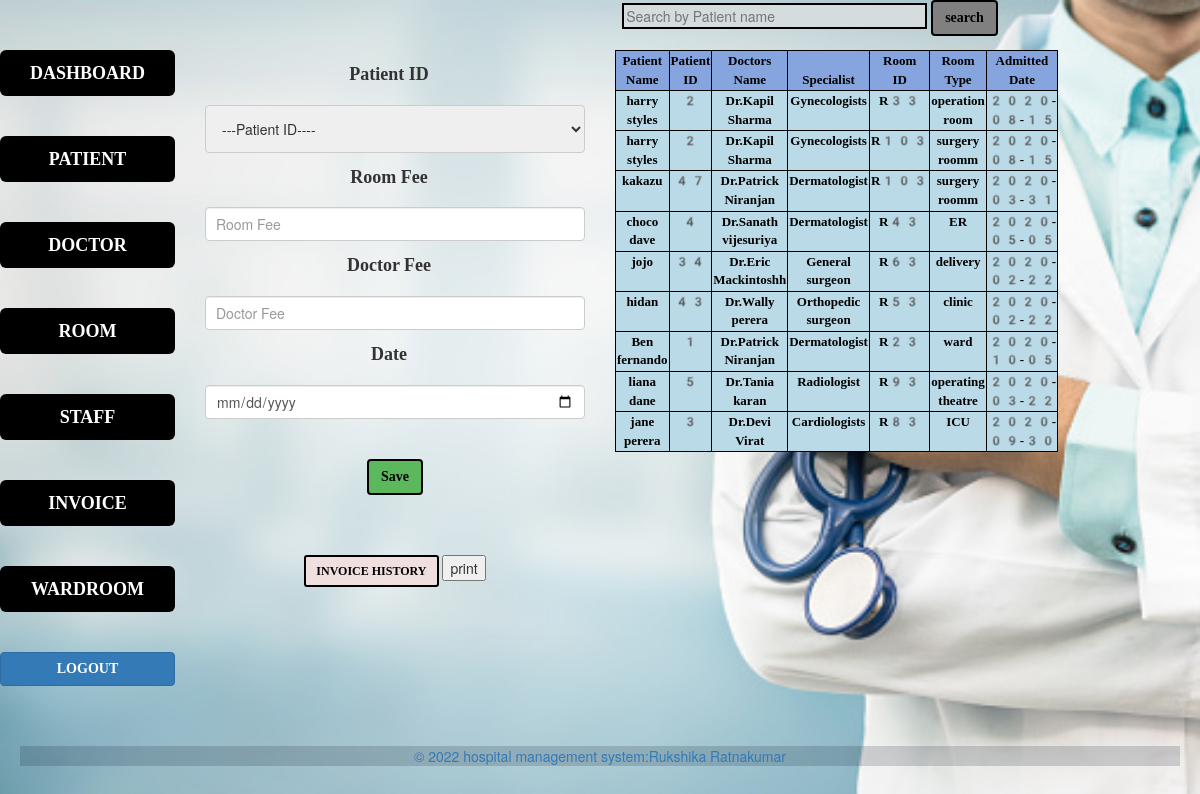
/rukshika/invoice.php, run on the app's committed database.
### tables this page shows
CREATE TABLE `patient` (
  `patient_id` int(50) NOT NULL,
  `patient_name` varchar(50) NOT NULL,
  `gender` varchar(50) NOT NULL,
  `age` int(50) NOT NULL,
  `address` varchar(50) NOT NULL,
  `phone_no` int(50) NOT NULL,
  `doctor_id` int(50) NOT NULL,
  `admitted_date` date NOT NULL,
  `blood_group` varchar(50) NOT NULL,
  `weight` varchar(50) NOT NULL,
  `alergies` varchar(50) NOT NULL,
  `family_history` varchar(50) NOT NULL,
  `surgeries` varchar(50) NOT NULL,
  `medication` varchar(50) NOT NULL,
  `wardroom_id` varchar(50) NOT NULL,
  `p_status` varchar(50) NOT NULL
);

CREATE TABLE `doctor` (
  `doctor_id` int(50) NOT NULL,
  `doctor_name` varchar(50) NOT NULL,
  `specialist` varchar(50) NOT NULL,
  `d_phone_no` int(50) NOT NULL,
  `available_days_id` varchar(50) NOT NULL
);

CREATE TABLE `room_availability` (
  `patient_id` int(50) NOT NULL,
  `room_id` varchar(50) NOT NULL
);

CREATE TABLE `room` (
  `room_id` varchar(50) NOT NULL,
  `room_type` varchar(50) NOT NULL
);

### rukshika/invoice.php (the view, shortened to what this page needs)
<?php
include('config.php');
if(isset($_POST['find']))
{
    $valueToSearch = $_POST['valueToSearch'];
    $query = "SELECT patient.patient_name,patient.patient_id,patient.admitted_date,doctor.doctor_name,doctor.specialist,room_availability.room_id,room.room_type FROM patient INNER JOIN doctor on patient.doctor_id = doctor.doctor_id INNER JOIN room_availability on room_availability.patient_id = patient.patient_id INNER JOIN room on room_availability.room_id = room.room_id WHERE CONCAT(`patient_name`) LIKE '%".$valueToSearch."%'";
    $search_result = filterTable($query);
}
 else {
    $query = "SELECT patient.patient_name,patient.patient_id,patient.admitted_date,doctor.doctor_name,doctor.specialist,room_availability.room_id,room.room_type FROM patient INNER JOIN doctor on patient.doctor_id = doctor.doctor_id INNER JOIN room_availability on room_availability.patient_id = patient.patient_id INNER JOIN room on room_availability.room_id = room.room_id";
    $search_result = filterTable($query);
}
function filterTable($query)
{
    $connect = mysqli_connect("localhost", "root", "", "arogya");
    $filter_Result = $connect->query($query);
    return $filter_Result;
}
?>
<!DOCTYPE html>
<html lang="en">
<head>
    <link href="bootstrap-3.4.1-dist/css/bootstrap.min.css" rel="stylesheet" type="text/css">
    <link href="bootstrap-3.4.1-dist/js/bootstrap.min.js" rel="stylesheet" type="text/css">
    <link href="style.css" type="text/css" rel="stylesheet">
</head>
<body>
<form action="invoice.php" method="post">
<input type="search" placeholder="Search by Patient name" style="background-color:#d4dcde;color:black;border:2px solid black;padding-right:130px;margin-left:420px;" placeholder="Search.." id="valueToSearch" name="valueToSearch"/>
    <button type="submit" class="btn btn-primary"  style="background-color:grey;color:black;border:2px solid black;" name="find" value="Search">search</button>
</form>
<form action="saveinvoice.php" method="post"  name="f2" onsubmit = "return validation()">
<div class="row">
  <div class="col-md-2">
  <a href="dashboard.html">
                    <button type="button" class="btn btn-secondary btn-lg btn-block" data-toggle="button" aria-pressed="false" autocomplete="off">
                       DASHBOARD
                      </button><br></a><br>
  <a href="patient.php">
                    <button type="button" class="btn btn-secondary btn-lg btn-block" data-toggle="button" aria-pressed="false" autocomplete="off">
                        PATIENT
                       </button></a><br><br>
  <a href="doctor.php">
                    <button type="button" class="btn btn-secondary btn-lg btn-block" data-toggle="button" aria-pressed="false" autocomplete="off">
                        DOCTOR
                       </button></a><br><br>
  <a href="room.php">
                    <button type="button" class="btn btn-secondary btn-lg btn-block" data-toggle="button" aria-pressed="false" autocomplete="off">
                        ROOM
                       </button></a><br><br>
  <a href="staff.php">
                    <button type="button" class="btn btn-secondary btn-lg btn-block" data-toggle="button" aria-pressed="false" autocomplete="off">
                        STAFF
                       </button></a><br><br>
  <a href="invoice.php">
                    <button type="button" class="btn btn-secondary btn-lg btn-block" data-toggle="button" aria-pressed="false" autocomplete="off">
                        INVOICE
                       </button></a><br><br>
 <a href="wardroom.php">
                    <button type="button" class="btn btn-secondary btn-lg btn-block" data-toggle="button" aria-pressed="false" autocomplete="off">
                        WARDROOM
                        </button></a><br><br>
 <a href="LoginPage.html">
                    <button type="button" class="btn btn-primary btn-block" data-toggle="button" aria-pressed="false" autocomplete="off">
                        LOGOUT
                        </button></a><br><br>
  </div>
  <div class="col-md-4">
<label for="Patient ID">Patient ID</label>
<?php
include('config.php');
?>
<select id="p_id" name="p_id" >
  <option>---Patient ID----</option>
</select>
<label for="roomFee">Room Fee</label>
            <input class="form-control" type="number" id="roomFee" name="roomFee" placeholder="Room Fee">
<label for="doctorFee">Doctor Fee</label>
             <input class="form-control" type="number" id="doctorFee" name="doctorFee" placeholder="Doctor Fee">
<label for="date">Date</label>
            <input class="form-control" type="date" id="date" name="date" placeholder="Date"><br><br>
            <button type="submit" class="btn btn-success" style="color:black;border:2px solid black;">Save</button><br><br><br><br>
            <a href="checkinvoice.php">
            <button type="button" class="btn btn-primary btn-sm" style="background-color:#efdfdf;color:black;border:2px solid black;text-align:right;">INVOICE HISTORY</button></a>
            <input type="button" onclick="myPrint('print')" value="print">
          </div>
  <div class="col-md-6">
          <table id="editable_table"class="table table-bordered table-condensed table-striped">
              <thead>
              <tr>
                      <th>Patient Name</th>
                      <th>Patient ID</th>
                      <th>Doctors Name</th>
                      <th>Specialist</th>
                      <th>Room ID</th>
                      <th>Room Type</th>
                      <th>Admitted Date</th>
                  </tr>
      </thead>
      <tbody>
                  <?php
                      while($row=$search_result->fetch_assoc())
                      {
                  echo"<tr>";
                  echo"<td>"; echo $row['patient_name'];echo"</td>";
                  echo"<td>";  echo $row['patient_id'];echo"</td>";
                  echo"<td>";  echo $row['doctor_name'];echo"</td>";
                  echo"<td>";  echo $row['specialist'];echo"</td>";
                  echo"<td>";  echo $row['room_id'];echo"</td>";
                  echo"<td>";  echo $row['room_type'];echo"</td>";
                  echo"<td>";  echo $row['admitted_date'];echo"</td>";
                 echo "</tr>";
                      }
                ?>
                  </tbody>
              </table>
  </div>
        </div>
        <a href="checkinvoice.php">
                    </form>
</body>
<footer style="padding:0px; margin:20px;background-color: rgba(2, 17, 30, 0.166);">
    <p>&copy; 2022 hospital management system:Rukshika Ratnakumar</p>
</footer>
</html>

### rukshika/style.css (style rules this page uses)
body { background-repeat:no-repeat; background-image: url("image/image3.jpg"); background-size: cover; }
.btn { font-weight: bolder; font-family: serif; }
.btn-secondary { background-color: black; color: white; font-weight: bolder; }
.btn-lg { font-weight: bolder; }
.btn-block { font-weight: bolder; }
input[type=text], select, textarea { width: 100%; padding: 12px; border: 1px solid #ccc; border-radius: 4px; resize: vertical; }
table { margin: 0 auto black; font-size:small; }
td { background-color: #badae7; border: 2px solid black; font-weight: bolder; }
th { border:2px solid black; color: black; text-align: center; }
td { font-weight: bolder; border: 2px solid black; padding: 0px; text-align: center; color: black; font-family: 'emoji'; }
.table-bordered>tbody>tr>td, .table-bordered>tbody>tr>th, .table-bordered>tfoot>tr>td, .table-bordered>tfoot>tr>th, .table-bordered>thead>tr>td,.table-bordered>thead>tr>th { border: 1px solid black; }
.table>caption+thead>tr:first-child>td, .table>caption+thead>tr:first-child>th, .table>colgroup+thead>tr:first-child>td, .table>colgroup+thead>tr:first-child>th, .table>thead:first-child>tr:first-child>td, .table>thead:first-child>tr:first-child>th { border: 1px solid black; background-color: rgb(134, 165, 222); font-family: 'emoji'; }
.table-condensed>tbody>tr>td, .table-condensed>tbody>tr>th, .table-condensed>tfoot>tr>td, .table-condensed>tfoot>tr>th, .table-condensed>thead>tr>td, .table-condensed>thead>tr>th { padding: 1px; }
.form-control,.rounded { padding: 10px; }
label { padding: 12px 12px 12px 0; display: inline-block; }
.row:after { content: ""; display: table; clear: both; }
label { font-weight:bolder; font-size:18px; font-family:serif; }
a:link { text-decoration: none; }

### rukshika/invoice.php (style rules this page uses)
.col-md-6 { width:25%; }
body { text-align:center; }

### data on the page
patient: patient_name "harry styles", patient_id "2", doctor.doctor_name "Dr.Kapil Sharma", doctor.specialist "Gynecologists", room_availability.room_id "R33", room.room_type "operation room", admitted_date "2020-08-15", room_availability.room_id "R103", room.room_type "surgery roomm"
patient: patient_name "kakazu", patient_id "47", doctor.doctor_name "Dr.Patrick Niranjan", doctor.specialist "Dermatologist", room_availability.room_id "R103", room.room_type "surgery roomm", admitted_date "2020-03-31"
patient: patient_name "choco dave", patient_id "4", doctor.doctor_name "Dr.Sanath vijesuriya", doctor.specialist "Dermatologist", room_availability.room_id "R43", room.room_type "ER", admitted_date "2020-05-05"
patient: patient_name "jojo", patient_id "34", doctor.doctor_name "Dr.Eric Mackintoshh", doctor.specialist "General surgeon", room_availability.room_id "R63", room.room_type "delivery", admitted_date "2020-02-22"
patient: patient_name "hidan", patient_id "43", doctor.doctor_name "Dr.Wally perera", doctor.specialist "Orthopedic surgeon", room_availability.room_id "R53", room.room_type "clinic", admitted_date "2020-02-22"
patient: patient_name "Ben fernando", patient_id "1", doctor.doctor_name "Dr.Patrick Niranjan", doctor.specialist "Dermatologist", room_availability.room_id "R23", room.room_type "ward", admitted_date "2020-10-05"
patient: patient_name "liana dane", patient_id "5", doctor.doctor_name "Dr.Tania karan", doctor.specialist "Radiologist", room_availability.room_id "R93", room.room_type "operating theatre", admitted_date "2020-03-22"
patient: patient_name "jane perera", patient_id "3", doctor.doctor_name "Dr.Devi Virat", doctor.specialist "Cardiologists", room_availability.room_id "R83", room.room_type "ICU", admitted_date "2020-09-30"
